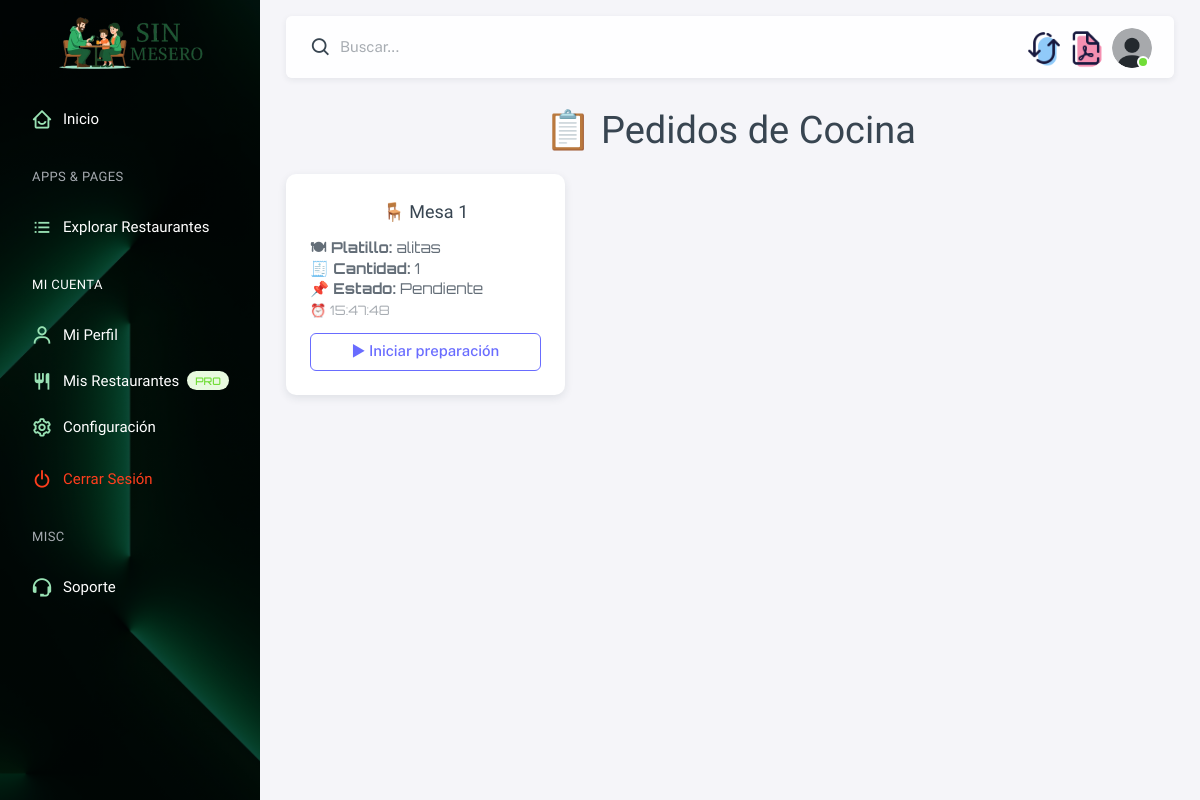
The page /restaurantes/dashboard/a10b1a-moresca-sa-de-cv/cocina/ (signed in) on the database its author committed.
### restaurantes/models.py (models this page shows, shortened)
class Pedido(models.Model):
    id = models.AutoField(primary_key=True)
    restaurante = models.ForeignKey(Restaurante, on_delete=models.CASCADE)
    mesa = models.ForeignKey(Mesa, on_delete=models.CASCADE)
    tipo = models.CharField(max_length=50, choices=[('barra', 'Barra'), ('cocina', 'Cocina')])
    estado = models.CharField(max_length=50, choices=[('pendiente', 'Pendiente'), ('en_proceso', 'En Proceso'), ('completado', 'Completado')], default='pendiente')
    platillo = models.ForeignKey(Platillo, null=True, blank=True, on_delete=models.SET_NULL)
    bebida = models.ForeignKey(Bebida, null=True, blank=True, on_delete=models.SET_NULL)
    cantidad = models.PositiveIntegerField(default=1)
    timestamp = models.DateTimeField(auto_now_add=True)

class Mesa(models.Model):
    id = models.AutoField(primary_key=True)
    restaurante = models.ForeignKey(Restaurante, on_delete=models.CASCADE, related_name='mesas')
    numero_mesa = models.PositiveIntegerField()
    disponibilidad = models.BooleanField(default=True)  # Indica si la mesa está disponible
    capacidad = models.PositiveIntegerField(default=4, blank=True, null=True)  # Capacidad máxima de la mesa
    descripcion = models.CharField(max_length=255, blank=True, null=True)  # Descripción de la mesa
    class Meta:
        unique_together = ('restaurante', 'numero_mesa')  # Asegura que el mismo número de mesa no se repita en el mismo restaurante

class Platillo(models.Model):
    id = models.AutoField(primary_key=True)
    restaurante = models.ForeignKey(Restaurante, on_delete=models.CASCADE, related_name='platillos')
    nombre = models.CharField(max_length=255)
    descripcion = models.TextField(blank=True, null=True)
    precio = models.DecimalField(max_digits=10, decimal_places=2, blank=True, null=True)
    disponible = models.BooleanField(default=True)  # Indica si el platillo está disponible

### restaurantes/views.py (the view)
# urls.py: path('dashboard/<slug:slug>/cocina/', views.dashboard_pedidos_cocina, name='dashboard_pedidos_cocina'),
@login_required
def dashboard_pedidos_cocina(request, slug):
    restaurante = get_object_or_404(Restaurante, slug=slug)
    pedidos = Pedido.objects.filter(
        tipo='cocina',
        restaurante=restaurante,
        estado__in=['pendiente', 'en_proceso']
    ).order_by('timestamp')
    return render(request, 'restaurantes/dashboard.html', {
        'restaurante': restaurante,
        'area': 'cocina',
        'pedidos': pedidos
    })

### usuarios/models.py (called while the page is built)
    def membresia_activa(self):
        if self.fecha_expiracion and timezone.now() > self.fecha_expiracion:
            return False
        return self.es_socio

### restaurantes/templates/restaurantes/dashboard.html (shortened to what this page needs)
{% extends 'base.html' %}
{% block content %}
<div class="container-fluid container-p-y">
    <h2 class="mb-4 fuente text-center">📋 Pedidos de {{ area|capfirst }}</h2>
    {% if pedidos %}
        <div class="row gy-4">
            {% for pedido in pedidos %}
                <div class="col-md-4">
                    <div class="card shadow rounded-4
                        {% if pedido.estado == 'pendiente' %}
                            border-warning
                        {% else %}
                            border-primary
                        {% endif %}
                        h-100">
                        <div class="card-body d-flex flex-column justify-content-between">
                            <div>
                                <h5 class="card-title fuente mb-3 text-center">🪑 Mesa {{ pedido.mesa.numero_mesa }}</h5>
                                <p class="card-text fuente-2">
                                    {% if pedido.platillo %}
                                        <strong>🍽 Platillo:</strong> {{ pedido.platillo.nombre }}<br>
                                    {% endif %}
                                    <strong>🧾 Cantidad:</strong> {{ pedido.cantidad }}<br>
                                    <strong>📌 Estado:</strong> {{ pedido.estado|capfirst }}<br>
                                    <small class="text-muted">⏰ {{ pedido.timestamp|date:"H:i:s" }}</small>
                                </p>
                            </div>
                            <div class="mt-3">
                                {% if pedido.estado != 'completado' %}
                                    <a href="{% url 'cambiar_estado_pedido_'|add:area slug=restaurante.slug pedido_id=pedido.id %}"
                                       class="btn
                                       {% if pedido.estado == 'pendiente' %}btn-outline-primary
                                       {% elif pedido.estado == 'en_proceso' %}btn-outline-success
                                       {% endif %}
                                       w-100">
                                        {% if pedido.estado == 'pendiente' %}
                                            ▶ Iniciar preparación
                                        {% elif pedido.estado == 'en_proceso' %}
                                            ✔ Marcar como completado
                                        {% endif %}
                                    </a>
                                {% else %}
                                    <span class="badge bg-success w-100 py-2">✔ Pedido completado</span>
                                {% endif %}
                            </div>
                        </div>
                    </div>
                </div>
            {% endfor %}
        </div>
    {% else %}
        <div class="alert alert-info text-center fuente-2">
            No hay pedidos activos por ahora.
        </div>
    {% endif %}
</div>
{% endblock %}

### restaurante/templates/base.html (style rules this page uses)
.fuente { font-family: 'Sora', sans-serif; }
.fuente-2 { font-family: 'Orbitron', sans-serif; }

### rows shown on the page
Pedido: tipo "Cocina", mesa.numero_mesa "1", platillo.nombre "alitas", cantidad "1", estado "Pendiente", timestamp "15:47:48", shows "▶ Iniciar preparación"
